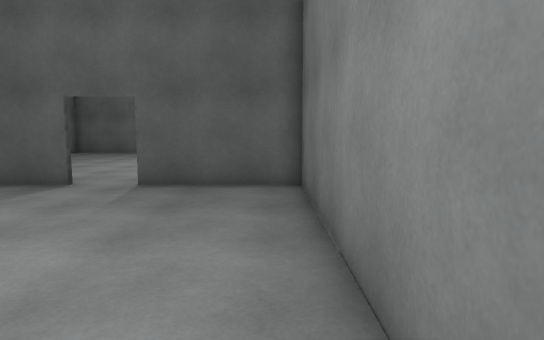
View 1 (above)

15 first-person views from a walk through a 3-D level made in the Unity game engine. The camera is 1.4 m above the floor, tilts 6° down and sees 75° across. The floor is counted in squares, 1 m on a side. Each view is taken from the middle of a square. On the plan, view 1 faces up. The plan holds only what a view shows up to about 15 squares ahead; the rest is blank. The place goes on beyond the plan. The player is left out. Door leaves are left out, so doorways stand open.

View 2
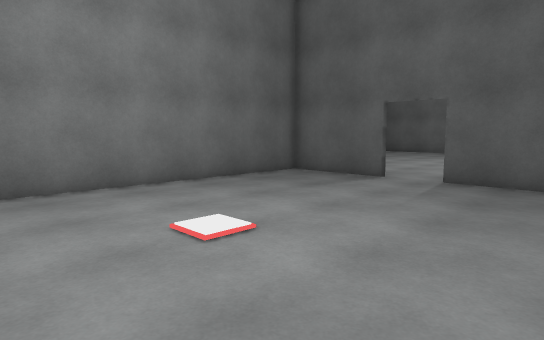

View 3
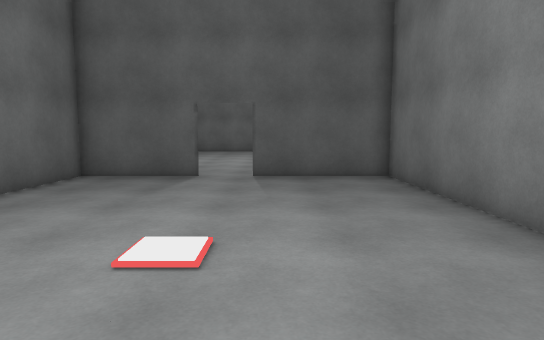

View 4
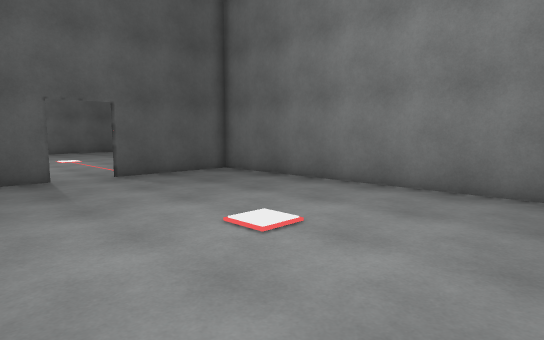

View 5
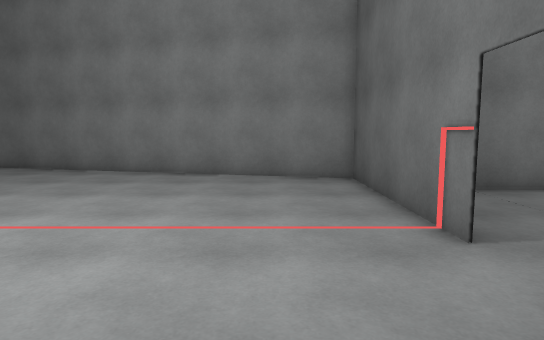

View 6
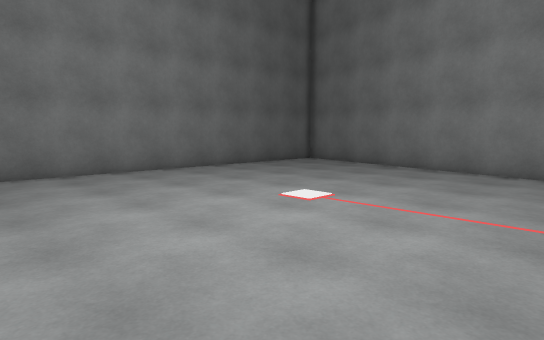

View 7
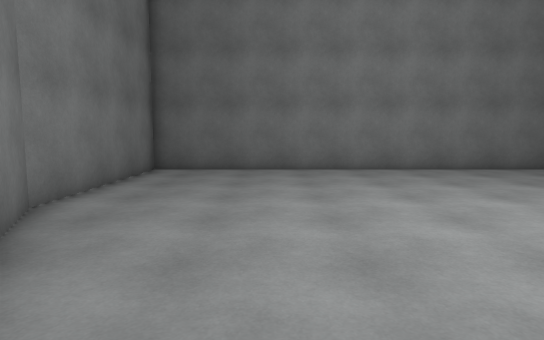

View 8
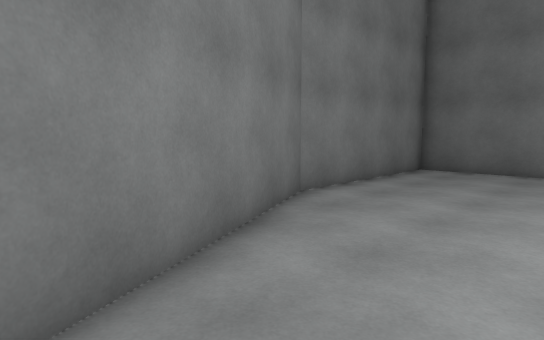

View 9
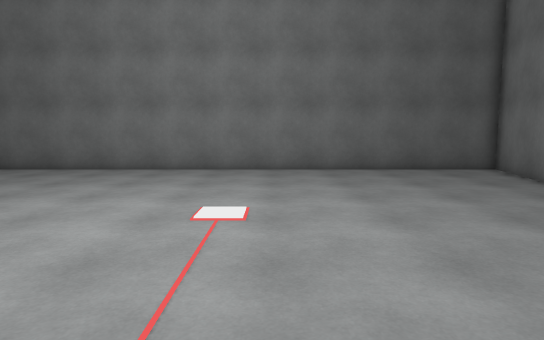

View 10
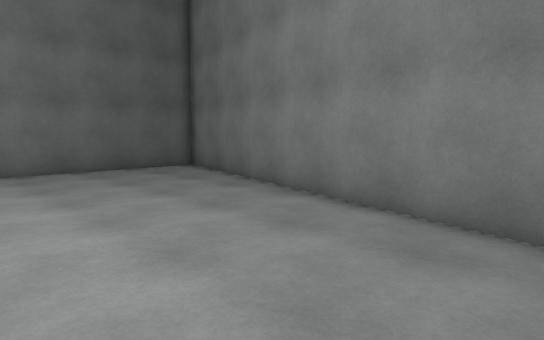

View 11
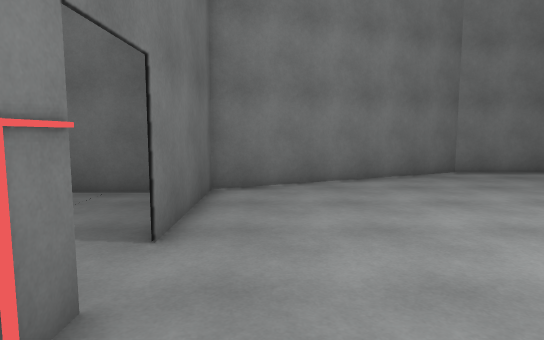

View 12
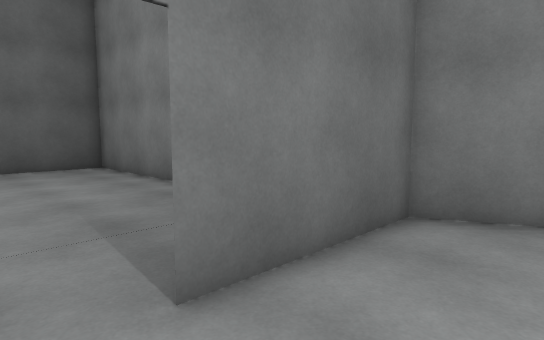

View 13
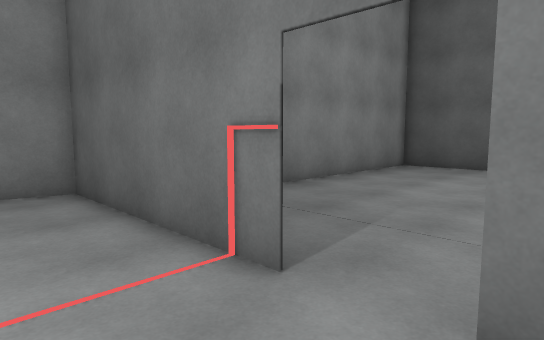

View 14
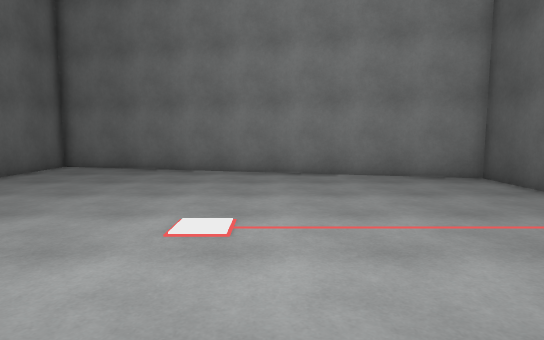

View 15
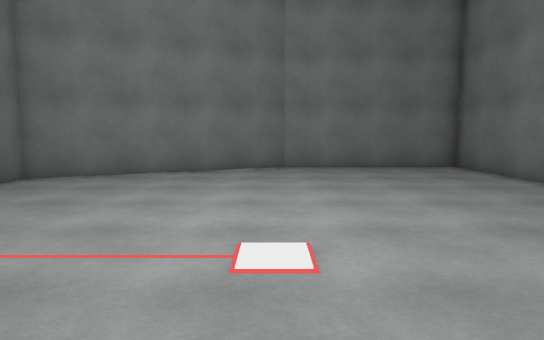

### Floor plan
Points are (right, up) in squares from view 1. A wall is a line through its corners. A room is listed if a view was taken in it or the views show most of it. See-through windows are left out.
Room 1 (views 1, 2, 3, 4)
walls: (-5.4, 9.4) (-9.2, 9.4) (-9.2, -2.9) (-7.9, -2.9); (-0.1, -2.9) (0.5, -2.9); (0.8, -2.6) (0.8, 9.4) (-3.6, 9.4)
ways out: open door at (-4.5, 9.5) to room 2
Room 2 (views 5, 6, 7, 8, 9, 10, 11, 12, 13, 14, 15)
walls: (-3.8, 9.5) (2.8, 9.5) (6.6, 24.6) (-13.5, 24.6) (-13.5, 17.5) (-9.7, 9.5) (-5.4, 9.5)
ways out: open door at (-4.5, 9.5) to room 1

Positions as (right, up) in squares from view 1, and headings:
1: (0, 0), facing up
2: (0, -1), facing up-left
3: (-3, -2), facing up
4: (-8, -2), facing up-right
5: (-8, 12), facing right
6: (-9, 12), facing up-right
7: (-9, 11), facing up
8: (-8, 11), facing up-left
9: (-2, 11), facing up
10: (-2, 11), facing up-right
11: (-1, 11), facing left
12: (-4, 12), facing down-left
13: (-6, 12), facing down-right
14: (-8, 16), facing right
15: (1, 17), facing left
